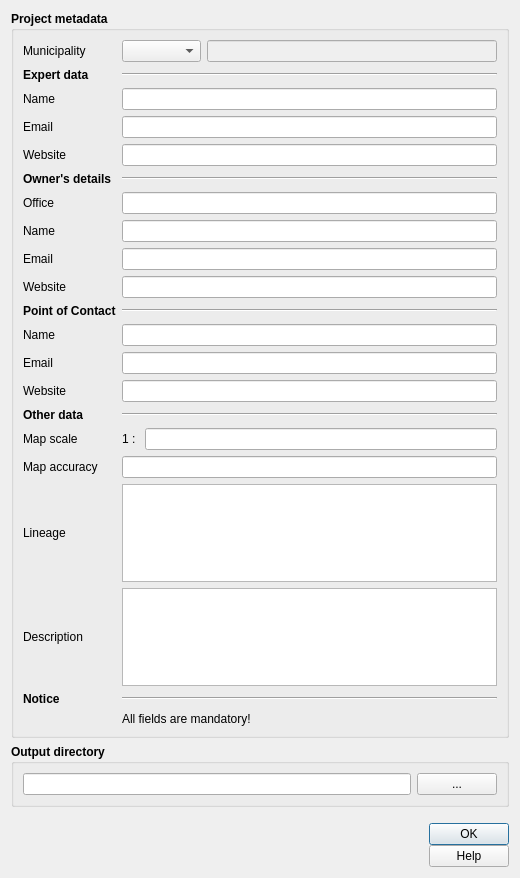
<?xml version="1.0" encoding="UTF-8"?>
<ui version="4.0">
 <class>nuovo_progetto</class>
 <widget class="QDialog" name="nuovo_progetto">
  <property name="geometry">
   <rect>
    <x>0</x>
    <y>0</y>
    <width>520</width>
    <height>878</height>
   </rect>
  </property>
  <property name="sizePolicy">
   <sizepolicy hsizetype="Preferred" vsizetype="Preferred">
    <horstretch>0</horstretch>
    <verstretch>0</verstretch>
   </sizepolicy>
  </property>
  <property name="minimumSize">
   <size>
    <width>520</width>
    <height>740</height>
   </size>
  </property>
  <property name="maximumSize">
   <size>
    <width>1500</width>
    <height>1500</height>
   </size>
  </property>
  <property name="windowTitle">
   <string>New project</string>
  </property>
  <property name="locale">
   <locale language="English" country="UnitedStates"/>
  </property>
  <property name="modal">
   <bool>true</bool>
  </property>
  <layout class="QGridLayout" name="gridLayout">
   <item row="0" column="0">
    <widget class="QGroupBox" name="groupBox_2">
     <property name="font">
      <font>
       <weight>75</weight>
       <bold>true</bold>
      </font>
     </property>
     <property name="title">
      <string>Project metadata</string>
     </property>
     <layout class="QGridLayout" name="gridLayout_2">
      <item row="24" column="1">
       <widget class="QTextEdit" name="descriz">
        <property name="maximumSize">
         <size>
          <width>16777215</width>
          <height>100</height>
         </size>
        </property>
       </widget>
      </item>
      <item row="20" column="1">
       <widget class="Line" name="line_2">
        <property name="orientation">
         <enum>Qt::Horizontal</enum>
        </property>
       </widget>
      </item>
      <item row="8" column="1">
       <widget class="QLineEdit" name="ufficio"/>
      </item>
      <item row="3" column="0">
       <widget class="QLabel" name="label_13">
        <property name="sizePolicy">
         <sizepolicy hsizetype="Minimum" vsizetype="Preferred">
          <horstretch>0</horstretch>
          <verstretch>0</verstretch>
         </sizepolicy>
        </property>
        <property name="minimumSize">
         <size>
          <width>45</width>
          <height>0</height>
         </size>
        </property>
        <property name="font">
         <font>
          <weight>50</weight>
          <bold>false</bold>
         </font>
        </property>
        <property name="text">
         <string>Email</string>
        </property>
       </widget>
      </item>
      <item row="15" column="0">
       <widget class="QLabel" name="label">
        <property name="font">
         <font>
          <weight>50</weight>
          <bold>false</bold>
         </font>
        </property>
        <property name="text">
         <string>Website</string>
        </property>
       </widget>
      </item>
      <item row="19" column="0">
       <widget class="QLabel" name="label_22">
        <property name="font">
         <font>
          <weight>50</weight>
          <bold>false</bold>
         </font>
        </property>
        <property name="text">
         <string>Website</string>
        </property>
       </widget>
      </item>
      <item row="20" column="0">
       <widget class="QLabel" name="label_19">
        <property name="text">
         <string>&lt;b&gt;Other data&lt;/b&gt;</string>
        </property>
       </widget>
      </item>
      <item row="7" column="1">
       <widget class="Line" name="line">
        <property name="orientation">
         <enum>Qt::Horizontal</enum>
        </property>
       </widget>
      </item>
      <item row="17" column="1">
       <widget class="QLineEdit" name="contatto"/>
      </item>
      <item row="7" column="0">
       <widget class="QLabel" name="label_16">
        <property name="text">
         <string>&lt;b&gt;Owner's details&lt;/b&gt;</string>
        </property>
       </widget>
      </item>
      <item row="17" column="0">
       <widget class="QLabel" name="label_12">
        <property name="font">
         <font>
          <weight>50</weight>
          <bold>false</bold>
         </font>
        </property>
        <property name="text">
         <string>Name</string>
        </property>
       </widget>
      </item>
      <item row="25" column="0">
       <widget class="QLabel" name="label_10">
        <property name="text">
         <string>&lt;b&gt;Notice&lt;/b&gt;</string>
        </property>
       </widget>
      </item>
      <item row="2" column="0">
       <widget class="QLabel" name="label_3">
        <property name="font">
         <font>
          <weight>50</weight>
          <bold>false</bold>
         </font>
        </property>
        <property name="text">
         <string>Name </string>
        </property>
       </widget>
      </item>
      <item row="18" column="1">
       <widget class="QLineEdit" name="email_cont"/>
      </item>
      <item row="0" column="1">
       <layout class="QHBoxLayout" name="horizontalLayout_2">
        <item>
         <widget class="QComboBox" name="comune">
          <property name="toolTip">
           <string/>
          </property>
         </widget>
        </item>
        <item>
         <widget class="QLineEdit" name="cod_istat">
          <property name="enabled">
           <bool>false</bool>
          </property>
         </widget>
        </item>
       </layout>
      </item>
      <item row="1" column="1">
       <widget class="Line" name="line_3">
        <property name="orientation">
         <enum>Qt::Horizontal</enum>
        </property>
       </widget>
      </item>
      <item row="8" column="0">
       <widget class="QLabel" name="label_20">
        <property name="font">
         <font>
          <weight>50</weight>
          <bold>false</bold>
         </font>
        </property>
        <property name="text">
         <string>Office</string>
        </property>
       </widget>
      </item>
      <item row="9" column="0">
       <widget class="QLabel" name="label_15">
        <property name="sizePolicy">
         <sizepolicy hsizetype="Minimum" vsizetype="Preferred">
          <horstretch>0</horstretch>
          <verstretch>0</verstretch>
         </sizepolicy>
        </property>
        <property name="minimumSize">
         <size>
          <width>45</width>
          <height>0</height>
         </size>
        </property>
        <property name="font">
         <font>
          <weight>50</weight>
          <bold>false</bold>
         </font>
        </property>
        <property name="text">
         <string>Name</string>
        </property>
       </widget>
      </item>
      <item row="19" column="1">
       <widget class="QLineEdit" name="sito_cont"/>
      </item>
      <item row="23" column="0">
       <widget class="QLabel" name="label_9">
        <property name="font">
         <font>
          <weight>50</weight>
          <bold>false</bold>
         </font>
        </property>
        <property name="text">
         <string>Lineage</string>
        </property>
       </widget>
      </item>
      <item row="21" column="1">
       <layout class="QHBoxLayout" name="horizontalLayout_3">
        <item>
         <widget class="QLabel" name="label_11">
          <property name="font">
           <font>
            <weight>50</weight>
            <bold>false</bold>
           </font>
          </property>
          <property name="text">
           <string>1 : </string>
          </property>
         </widget>
        </item>
        <item>
         <widget class="QLineEdit" name="scala_nom">
          <property name="toolTip">
           <string/>
          </property>
         </widget>
        </item>
       </layout>
      </item>
      <item row="26" column="1">
       <widget class="QLabel" name="label_6">
        <property name="font">
         <font>
          <weight>50</weight>
          <bold>false</bold>
         </font>
        </property>
        <property name="text">
         <string>All fields are mandatory!</string>
        </property>
       </widget>
      </item>
      <item row="21" column="0">
       <widget class="QLabel" name="label_5">
        <property name="font">
         <font>
          <weight>50</weight>
          <bold>false</bold>
         </font>
        </property>
        <property name="text">
         <string>Map scale</string>
        </property>
       </widget>
      </item>
      <item row="3" column="1">
       <widget class="QLineEdit" name="email_prof">
        <property name="toolTip">
         <string/>
        </property>
       </widget>
      </item>
      <item row="1" column="0">
       <widget class="QLabel" name="label_18">
        <property name="text">
         <string>&lt;b&gt;Expert data&lt;/b&gt;</string>
        </property>
       </widget>
      </item>
      <item row="0" column="0">
       <widget class="QLabel" name="label_17">
        <property name="font">
         <font>
          <weight>50</weight>
          <bold>false</bold>
         </font>
        </property>
        <property name="text">
         <string>Municipality</string>
        </property>
       </widget>
      </item>
      <item row="23" column="1">
       <widget class="QTextEdit" name="lineage">
        <property name="maximumSize">
         <size>
          <width>16777215</width>
          <height>100</height>
         </size>
        </property>
        <property name="toolTip">
         <string/>
        </property>
       </widget>
      </item>
      <item row="16" column="1">
       <widget class="Line" name="line_4">
        <property name="orientation">
         <enum>Qt::Horizontal</enum>
        </property>
       </widget>
      </item>
      <item row="22" column="1">
       <widget class="QLineEdit" name="accuratezza">
        <property name="toolTip">
         <string/>
        </property>
       </widget>
      </item>
      <item row="12" column="0">
       <widget class="QLabel" name="label_7">
        <property name="font">
         <font>
          <weight>50</weight>
          <bold>false</bold>
         </font>
        </property>
        <property name="text">
         <string>Email</string>
        </property>
       </widget>
      </item>
      <item row="18" column="0">
       <widget class="QLabel" name="label_21">
        <property name="font">
         <font>
          <weight>50</weight>
          <bold>false</bold>
         </font>
        </property>
        <property name="text">
         <string>Email</string>
        </property>
       </widget>
      </item>
      <item row="2" column="1">
       <widget class="QLineEdit" name="professionista">
        <property name="enabled">
         <bool>true</bool>
        </property>
        <property name="palette">
         <palette>
          <active>
           <colorrole role="Text">
            <brush brushstyle="SolidPattern">
             <color alpha="255">
              <red>0</red>
              <green>0</green>
              <blue>0</blue>
             </color>
            </brush>
           </colorrole>
           <colorrole role="PlaceholderText">
            <brush brushstyle="NoBrush">
             <color alpha="128">
              <red>0</red>
              <green>0</green>
              <blue>0</blue>
             </color>
            </brush>
           </colorrole>
          </active>
          <inactive>
           <colorrole role="Text">
            <brush brushstyle="SolidPattern">
             <color alpha="255">
              <red>0</red>
              <green>0</green>
              <blue>0</blue>
             </color>
            </brush>
           </colorrole>
           <colorrole role="PlaceholderText">
            <brush brushstyle="NoBrush">
             <color alpha="128">
              <red>0</red>
              <green>0</green>
              <blue>0</blue>
             </color>
            </brush>
           </colorrole>
          </inactive>
          <disabled>
           <colorrole role="Text">
            <brush brushstyle="SolidPattern">
             <color alpha="255">
              <red>120</red>
              <green>120</green>
              <blue>120</blue>
             </color>
            </brush>
           </colorrole>
           <colorrole role="PlaceholderText">
            <brush brushstyle="NoBrush">
             <color alpha="128">
              <red>0</red>
              <green>0</green>
              <blue>0</blue>
             </color>
            </brush>
           </colorrole>
          </disabled>
         </palette>
        </property>
        <property name="toolTip">
         <string/>
        </property>
        <property name="placeholderText">
         <string/>
        </property>
       </widget>
      </item>
      <item row="4" column="1">
       <widget class="QLineEdit" name="sito_prof">
        <property name="toolTip">
         <string/>
        </property>
       </widget>
      </item>
      <item row="15" column="1">
       <widget class="QLineEdit" name="sito_prop">
        <property name="toolTip">
         <string/>
        </property>
       </widget>
      </item>
      <item row="22" column="0">
       <widget class="QLabel" name="label_8">
        <property name="font">
         <font>
          <weight>50</weight>
          <bold>false</bold>
         </font>
        </property>
        <property name="text">
         <string>Map accuracy</string>
        </property>
       </widget>
      </item>
      <item row="9" column="1">
       <widget class="QLineEdit" name="propretario">
        <property name="toolTip">
         <string/>
        </property>
       </widget>
      </item>
      <item row="4" column="0">
       <widget class="QLabel" name="label_14">
        <property name="sizePolicy">
         <sizepolicy hsizetype="Minimum" vsizetype="Preferred">
          <horstretch>0</horstretch>
          <verstretch>0</verstretch>
         </sizepolicy>
        </property>
        <property name="minimumSize">
         <size>
          <width>45</width>
          <height>0</height>
         </size>
        </property>
        <property name="font">
         <font>
          <weight>50</weight>
          <bold>false</bold>
         </font>
        </property>
        <property name="text">
         <string>Website</string>
        </property>
       </widget>
      </item>
      <item row="16" column="0">
       <widget class="QLabel" name="label_2">
        <property name="text">
         <string>&lt;b&gt;Point of Contact&lt;/b&gt;</string>
        </property>
       </widget>
      </item>
      <item row="25" column="1">
       <widget class="Line" name="line_5">
        <property name="orientation">
         <enum>Qt::Horizontal</enum>
        </property>
       </widget>
      </item>
      <item row="12" column="1">
       <widget class="QLineEdit" name="email_prop">
        <property name="toolTip">
         <string/>
        </property>
       </widget>
      </item>
      <item row="24" column="0">
       <widget class="QLabel" name="label_4">
        <property name="font">
         <font>
          <weight>50</weight>
          <bold>false</bold>
         </font>
        </property>
        <property name="text">
         <string>Description</string>
        </property>
       </widget>
      </item>
     </layout>
    </widget>
   </item>
   <item row="1" column="0">
    <widget class="QGroupBox" name="groupBox">
     <property name="font">
      <font>
       <weight>75</weight>
       <bold>true</bold>
      </font>
     </property>
     <property name="title">
      <string>Output directory</string>
     </property>
     <layout class="QVBoxLayout" name="verticalLayout">
      <item>
       <layout class="QHBoxLayout" name="horizontalLayout">
        <item>
         <widget class="QLineEdit" name="dir_output">
          <property name="enabled">
           <bool>true</bool>
          </property>
          <property name="toolTip">
           <string/>
          </property>
         </widget>
        </item>
        <item>
         <widget class="QPushButton" name="pushButton_out">
          <property name="font">
           <font>
            <weight>50</weight>
            <bold>false</bold>
           </font>
          </property>
          <property name="cursor">
           <cursorShape>PointingHandCursor</cursorShape>
          </property>
          <property name="text">
           <string>...</string>
          </property>
         </widget>
        </item>
       </layout>
      </item>
     </layout>
    </widget>
   </item>
   <item row="2" column="0">
    <layout class="QGridLayout" name="gridLayout_4">
     <property name="sizeConstraint">
      <enum>QLayout::SetDefaultConstraint</enum>
     </property>
     <property name="topMargin">
      <number>10</number>
     </property>
     <property name="horizontalSpacing">
      <number>10</number>
     </property>
     <property name="verticalSpacing">
      <number>0</number>
     </property>
     <item row="0" column="1">
      <widget class="QLabel" name="igag">
       <property name="sizePolicy">
        <sizepolicy hsizetype="Preferred" vsizetype="Fixed">
         <horstretch>0</horstretch>
         <verstretch>0</verstretch>
        </sizepolicy>
       </property>
       <property name="maximumSize">
        <size>
         <width>90</width>
         <height>62</height>
        </size>
       </property>
       <property name="text">
        <string/>
       </property>
       <property name="pixmap">
        <pixmap>img/logo-igag.png</pixmap>
       </property>
       <property name="scaledContents">
        <bool>true</bool>
       </property>
      </widget>
     </item>
     <item row="0" column="0">
      <widget class="QLabel" name="cnr">
       <property name="sizePolicy">
        <sizepolicy hsizetype="Preferred" vsizetype="Fixed">
         <horstretch>0</horstretch>
         <verstretch>0</verstretch>
        </sizepolicy>
       </property>
       <property name="maximumSize">
        <size>
         <width>84</width>
         <height>61</height>
        </size>
       </property>
       <property name="text">
        <string/>
       </property>
       <property name="pixmap">
        <pixmap>img/logo-cnr.png</pixmap>
       </property>
       <property name="scaledContents">
        <bool>true</bool>
       </property>
      </widget>
     </item>
     <item row="0" column="2">
      <spacer name="horizontalSpacer">
       <property name="orientation">
        <enum>Qt::Horizontal</enum>
       </property>
       <property name="sizeHint" stdset="0">
        <size>
         <width>40</width>
         <height>20</height>
        </size>
       </property>
      </spacer>
     </item>
     <item row="0" column="3">
      <layout class="QVBoxLayout" name="verticalLayout_2">
       <item>
        <widget class="QDialogButtonBox" name="button_box">
         <property name="sizePolicy">
          <sizepolicy hsizetype="Fixed" vsizetype="Preferred">
           <horstretch>0</horstretch>
           <verstretch>0</verstretch>
          </sizepolicy>
         </property>
         <property name="cursor">
          <cursorShape>PointingHandCursor</cursorShape>
         </property>
         <property name="orientation">
          <enum>Qt::Vertical</enum>
         </property>
         <property name="standardButtons">
          <set>QDialogButtonBox::Ok</set>
         </property>
         <property name="centerButtons">
          <bool>true</bool>
         </property>
        </widget>
       </item>
       <item>
        <widget class="QPushButton" name="help_button">
         <property name="cursor">
          <cursorShape>PointingHandCursor</cursorShape>
         </property>
         <property name="text">
          <string>Help</string>
         </property>
        </widget>
       </item>
      </layout>
     </item>
    </layout>
   </item>
  </layout>
 </widget>
 <tabstops>
  <tabstop>comune</tabstop>
  <tabstop>cod_istat</tabstop>
  <tabstop>professionista</tabstop>
  <tabstop>email_prof</tabstop>
  <tabstop>sito_prof</tabstop>
  <tabstop>ufficio</tabstop>
  <tabstop>propretario</tabstop>
  <tabstop>email_prop</tabstop>
  <tabstop>sito_prop</tabstop>
  <tabstop>contatto</tabstop>
  <tabstop>email_cont</tabstop>
  <tabstop>sito_cont</tabstop>
  <tabstop>scala_nom</tabstop>
  <tabstop>accuratezza</tabstop>
  <tabstop>lineage</tabstop>
  <tabstop>descriz</tabstop>
  <tabstop>dir_output</tabstop>
  <tabstop>pushButton_out</tabstop>
  <tabstop>help_button</tabstop>
 </tabstops>
 <resources/>
 <connections>
  <connection>
   <sender>button_box</sender>
   <signal>accepted()</signal>
   <receiver>nuovo_progetto</receiver>
   <slot>accept()</slot>
   <hints>
    <hint type="sourcelabel">
     <x>248</x>
     <y>254</y>
    </hint>
    <hint type="destinationlabel">
     <x>157</x>
     <y>274</y>
    </hint>
   </hints>
  </connection>
  <connection>
   <sender>button_box</sender>
   <signal>rejected()</signal>
   <receiver>nuovo_progetto</receiver>
   <slot>reject()</slot>
   <hints>
    <hint type="sourcelabel">
     <x>316</x>
     <y>260</y>
    </hint>
    <hint type="destinationlabel">
     <x>286</x>
     <y>274</y>
    </hint>
   </hints>
  </connection>
 </connections>
</ui>
